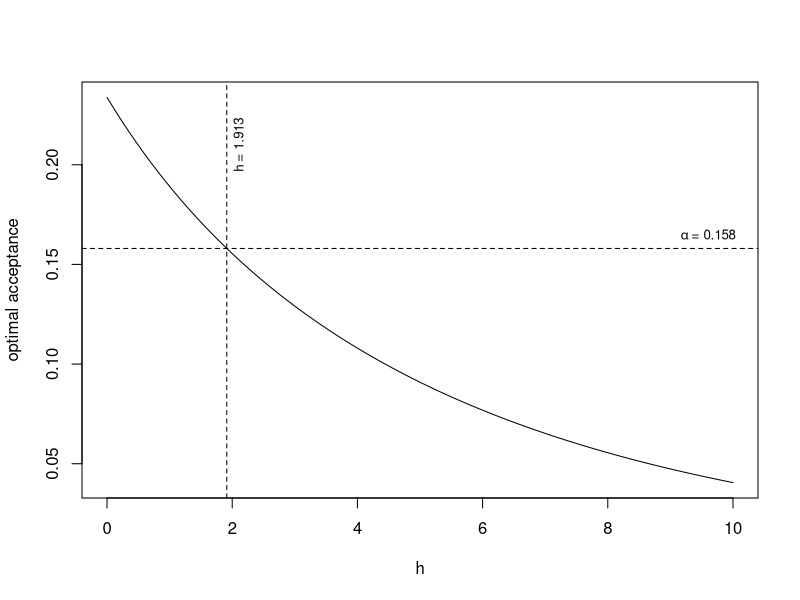

The R source for this figure:
#################################################################
## Finding AOAR and optimal variance for Bedard's acceptance 
## probability corresponding to different values of h. 
#################################################################

set.seed(1)

theta <- seq(0, 10, length.out = 1e4) #reparameterize l as theta where theta = (l^2)*I
h <- seq(0, 10, length.out = 1e4)
lhat <- numeric(length(h))
aoar <- numeric(length(h))

## Finding optimal values for each h.
for(i in 1:length(h)){
  q <- -sqrt(h[i] + theta)/2  
  y <- theta*2*pnorm(q)
  t <- theta[which.max(y)]
  lhat[i] <- sqrt(t)
  aoar[i] <- 2*pnorm(-sqrt(h[i] + t)/2)    
}


########### Exporting values
bedard <- list(h, lhat, aoar)
# save(bedard, file = "bedard.result")

########### Plotting optimal acceptance
pdf("Plots/bedard.pdf", width = 6, height = 6)
plot(h, aoar, type = "l", xlab = expression(h), ylab = "optimal acceptance")
abline(h = 0.158, lty = 2)
abline(v = 1.913, lty = 2)
text(x = 2.1, y = 0.21, labels = expression(h ~ "= 1.913"), srt = 90, cex = 0.8)
text(x = 9.6, y = 0.165, labels = expression(alpha ~ "= 0.158"), cex = 0.8)
dev.off()
